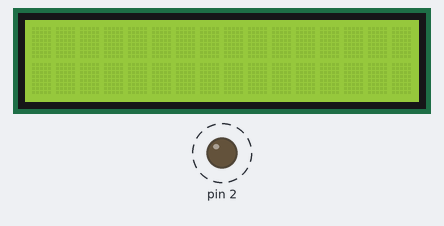
Bench run of a sketch on a simulated Arduino Uno, built with avr-gcc and run on an emulated ATmega328P. Parts: 16×2 character LCD, output pins drawn as LEDs (lit = HIGH). Dashed ring = blinking.

Above: at 0.5 s.
Timing chart, 0 to 4.7 s (numbered marks = the images above):
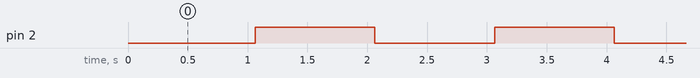

The sketch:

airHumidBathroomMonitor.ino
```cpp
#include "DHT.h"
#include "MQ135.h"                 // подключаем библиотеку MQ135
#include "LiquidCrystal_I2C.h"     // подключаем библиотеку дисплея

#define DHTPIN 3  // Вывод датчика DATA подключен ко второму пину
#define DHTTYPE DHT22   // DHT 22  (AM2302), AM2321
#define mq135PIN A1; // аналоговый выход MQ135 подключен к пину A0 Arduino

DHT dht(DHTPIN, DHTTYPE);
MQ135 gasSensor = MQ135(A1);
LiquidCrystal_I2C lcd(0x27,16,2);  // Устанавливаем какой дисплей
const int minCo2=600;
const int maxCo2=800;
int hum = 0;
int temp = 0;


void setup(){
  Serial.begin(9600);
  lcd.init();                      // инициализируем дисплей
  lcd.backlight();
  dht.begin();
  pinMode(A1, INPUT);// Включаем подсветку дисплея
  pinMode(2, OUTPUT);
  pinMode(3, OUTPUT);
}

void loop(){
digitalWrite(2, LOW);
delay(1000);
digitalWrite(2, HIGH);
delay(1000);

//  int co2 = gasSensor.getPPM();
//
//  Serial.println(co2);
//  lcd.setCursor(0, 0);
//  delay(10);
//  lcd.clear();
//  delay(10);
//  lcd.print("co2: ");
//  delay(10);
//  lcd.print(co2);
//  delay(10);
//  lcd.setCursor(0, 1);
//  delay(10);
//  hum = dht.readHumidity();
//  delay(10);
//  temp = dht.readTemperature();
//  delay(10);
//  lcd.print("hum: ");
//  delay(10);
//  lcd.print(hum);
//  delay(10);
//  lcd.print(" temp: ");
//  delay(10);
//  lcd.print(temp);
//
//  if(co2 > maxCo2){
//    digitalWrite(2, HIGH);
//  }
//  if(co2 < minCo2){
//     digitalWrite(2, LOW);
//  }

//  delay(10000);
}
```

Measured:
- by itself, pin 2: alternates HIGH for 1.0 s and LOW for 1.0 s
